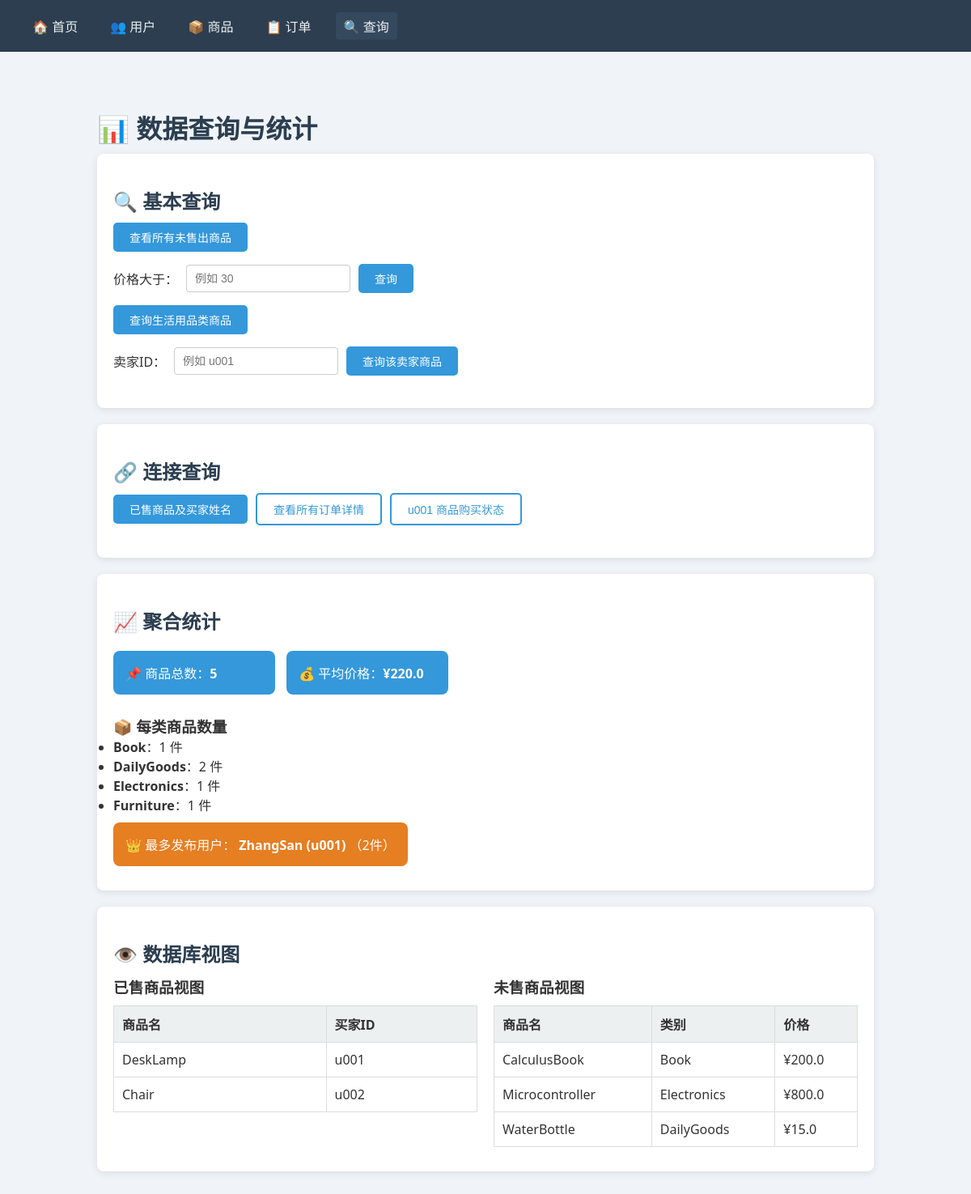
The page /queries on the database its author committed.
### tables this page shows
CREATE TABLE item (
        item_id TEXT PRIMARY KEY,
        item_name TEXT NOT NULL,
        category TEXT NOT NULL,
        price REAL NOT NULL,
        status INTEGER NOT NULL DEFAULT 0,
        seller_id TEXT NOT NULL,
        FOREIGN KEY (seller_id) REFERENCES user(user_id)
    );

CREATE TABLE user (
        user_id TEXT PRIMARY KEY,
        user_name TEXT NOT NULL,
        phone TEXT NOT NULL
    );

CREATE TABLE orders (
        order_id INTEGER PRIMARY KEY AUTOINCREMENT,
        item_id TEXT UNIQUE NOT NULL,
        buyer_id TEXT NOT NULL,
        order_date TEXT NOT NULL,
        FOREIGN KEY (item_id) REFERENCES item(item_id),
        FOREIGN KEY (buyer_id) REFERENCES user(user_id)
    );

### app.py (the view, shortened to what this page needs)
@app.route('/queries', methods=['GET'])
def queries():
    conn = get_db_connection()
    action = request.args.get('action', '')
    min_price = request.args.get('min_price', '')
    seller_id = request.args.get('seller_id', '')
    unsold_items = []
    price_gt = []
    daily_goods = []
    user_items = []
    sold_with_buyer = []
    order_details = []
    u001_sold = []
    if action == 'unsold':
        unsold_items = conn.execute('SELECT * FROM item WHERE status = 0').fetchall()
    elif action == 'price_gt' and min_price:
        try:
            price_val = float(min_price)
            price_gt = conn.execute('SELECT * FROM item WHERE price > ?', (price_val,)).fetchall()
        except ValueError:
            flash('请输入有效数字', 'error')
    elif action == 'daily_goods':
        daily_goods = conn.execute("SELECT * FROM item WHERE category = 'DailyGoods'").fetchall()
    elif action == 'user_items' and seller_id:
        user_items = conn.execute('SELECT * FROM item WHERE seller_id = ?', (seller_id,)).fetchall()
    total_items = conn.execute('SELECT COUNT(*) AS cnt FROM item').fetchone()['cnt']
    category_count = conn.execute('SELECT category, COUNT(*) AS cnt FROM item GROUP BY category').fetchall()
    avg_price = conn.execute('SELECT AVG(price) AS avg_p FROM item').fetchone()['avg_p']
    most_items_user = conn.execute('''
        SELECT i.seller_id, u.user_name, COUNT(*) AS cnt
        FROM item i
        JOIN user u ON i.seller_id = u.user_id
        GROUP BY i.seller_id
        ORDER BY cnt DESC
        LIMIT 1
    ''').fetchone()
    sold_view = conn.execute('SELECT * FROM sold_items_view').fetchall()
    unsold_view = conn.execute('SELECT * FROM unsold_items_view').fetchall()
    conn.close()
    return render_template('queries.html',
        unsold_items=unsold_items, price_gt=price_gt,
        daily_goods=daily_goods, user_items=user_items,
        sold_with_buyer=sold_with_buyer, order_details=order_details,
        u001_sold=u001_sold,
        total_items=total_items, category_count=category_count,
        avg_price=round(avg_price, 2) if avg_price else 0,
        most_items_user=most_items_user,
        sold_view=sold_view, unsold_view=unsold_view,
        action=action, min_price=min_price, seller_id=seller_id
    )

### app.py (called while the page is built)
def get_db_connection():
    conn = sqlite3.connect('second_hand.db')
    conn.row_factory = sqlite3.Row
    conn.execute("PRAGMA foreign_keys = ON")
    conn.execute("PRAGMA journal_mode=WAL")
    return conn

### templates/queries.html (shortened to what this page needs)
<!DOCTYPE html>
<html lang="zh">
<head>
</head>
<body>
    <nav>
        <a href="/">🏠 首页</a>
        <a href="/users">👥 用户</a>
        <a href="/items">📦 商品</a>
        <a href="/orders">📋 订单</a>
        <a href="/queries" style="background:#34495e;">🔍 查询</a>
    </nav>
    <div class="container">
        <h1>📊 数据查询与统计</h1>
        <div class="card">
            <h2>🔍 基本查询</h2>
            <div class="form-row">
                <form action="/queries" method="get" style="display: flex; gap: 10px; align-items: center; flex-wrap: wrap;">
                    <button type="submit" class="btn">查看所有未售出商品</button>
                </form>
            </div>
            <div class="form-row">
                <form action="/queries" method="get" style="display: flex; gap: 10px; align-items: center; flex-wrap: wrap;">
                    <label>价格大于：</label>
                    <input type="number" step="0.01" name="min_price" placeholder="例如 30" value="{{ min_price }}">
                    <button type="submit" class="btn">查询</button>
                </form>
            </div>
            <div class="form-row">
                <form action="/queries" method="get" style="display: flex; gap: 10px; align-items: center;">
                    <button type="submit" class="btn">查询生活用品类商品</button>
                </form>
            </div>
            <div class="form-row">
                <form action="/queries" method="get" style="display: flex; gap: 10px; align-items: center; flex-wrap: wrap;">
                    <label>卖家ID：</label>
                    <input type="text" name="seller_id" placeholder="例如 u001" value="{{ seller_id }}">
                    <button type="submit" class="btn">查询该卖家商品</button>
                </form>
            </div>
        </div>
        <div class="card">
            <h2>🔗 连接查询</h2>
            <div class="form-row">
                <form action="/queries" method="get">
                    <button type="submit" class="btn">已售商品及买家姓名</button>
                </form>
                <form action="/queries" method="get">
                    <button type="submit" class="btn btn-outline">查看所有订单详情</button>
                </form>
                <form action="/queries" method="get">
                    <button type="submit" class="btn btn-outline">u001 商品购买状态</button>
                </form>
            </div>
        </div>
        <div class="card">
            <h2>📈 聚合统计</h2>
            <div class="stat-box">📌 商品总数：<strong>{{ total_items }}</strong></div>
            <div class="stat-box">💰 平均价格：<strong>¥{{ avg_price }}</strong></div>
            <h3 style="margin-top:15px;">📦 每类商品数量</h3>
            <ul>
            {% for c in category_count %}
                <li><strong>{{ c.category }}</strong>：{{ c.cnt }} 件</li>
            {% endfor %}
            </ul>
            <div class="stat-box" style="background:#e67e22;">👑 最多发布用户：
                <strong>
                {% if most_items_user %}
                    {{ most_items_user.user_name }} ({{ most_items_user.seller_id }})
                {% else %}无{% endif %}
                </strong>（{{ most_items_user.cnt if most_items_user else 0 }}件）
            </div>
        </div>
        <div class="card">
            <h2>👁️ 数据库视图</h2>
            <div style="display: flex; gap: 20px; flex-wrap: wrap;">
                <div style="flex:1; min-width:300px;">
                    <h3>已售商品视图</h3>
                    {% if sold_view %}
                    <table><tr><th>商品名</th><th>买家ID</th></tr>
                    {% for v in sold_view %}
                    <tr><td>{{ v.item_name }}</td><td>{{ v.buyer_id }}</td></tr>
                    {% endfor %}</table>
                    {% else %}<p class="no-data">暂无</p>{% endif %}
                </div>
                <div style="flex:1; min-width:300px;">
                    <h3>未售商品视图</h3>
                    {% if unsold_view %}
                    <table><tr><th>商品名</th><th>类别</th><th>价格</th></tr>
                    {% for v in unsold_view %}
                    <tr><td>{{ v.item_name }}</td><td>{{ v.category }}</td><td>¥{{ v.price }}</td></tr>
                    {% endfor %}</table>
                    {% else %}<p class="no-data">暂无</p>{% endif %}
                </div>
            </div>
        </div>
    </div>
</body>
</html>

### templates/queries.html (style rules this page uses)
* { margin: 0; padding: 0; box-sizing: border-box; }
body { font-family: 'Segoe UI', 'PingFang SC', Roboto, sans-serif; background: #f0f4f8; color: #333; }
nav { background: #2c3e50; padding: 15px 30px; display: flex; gap: 20px; flex-wrap: wrap; }
nav a { color: #ecf0f1; text-decoration: none; font-size: 16px; padding: 5px 10px; border-radius: 4px; transition: background 0.3s; }
.container { max-width: 1000px; margin: 30px auto; padding: 20px; }
h1, h2 { color: #2c3e50; margin: 20px 0 10px; }
.card { background: white; border-radius: 8px; padding: 20px; box-shadow: 0 2px 10px rgba(0,0,0,0.1); margin-bottom: 20px; }
.form-row { display: flex; gap: 10px; align-items: center; margin-bottom: 15px; flex-wrap: wrap; }
.form-row input, .form-row select { padding: 8px 10px; border: 1px solid #ccc; border-radius: 4px; font-size: 14px; }
.btn { background: #3498db; color: white; border: none; padding: 8px 20px; border-radius: 5px; cursor: pointer; font-size: 14px; transition: background 0.3s; }
.btn-outline { background: white; color: #3498db; border: 2px solid #3498db; }
table { width: 100%; border-collapse: collapse; margin: 10px 0; }
th, td { padding: 10px; border: 1px solid #ddd; text-align: left; }
th { background: #ecf0f1; }
.stat-box { background: #3498db; color: white; padding: 15px; border-radius: 8px; margin: 10px 0; display: inline-block; min-width: 200px; margin-right: 10px; }

### rows shown on the page
item: category "Furniture", cnt "1"
user: user_name "ZhangSan"
orders: item_name "DeskLamp", buyer_id "u001"
orders: item_name "Chair", buyer_id "u002"
item: item_name "CalculusBook", category "Book", price "200.0"
item: item_name "Microcontroller", category "Electronics", price "800.0"
item: item_name "WaterBottle", category "DailyGoods", price "15.0"

### other values the page prints
{{ total_items }} "5"
{{ avg_price }} "220.0"
{{ c.category }} "Book" "DailyGoods" "Electronics"
{{ c.cnt }} "1" "2" "1"
{{ most_items_user.seller_id }} "u001"
{{ most_items_user.cnt if most_items_user else 0 }} "2"
